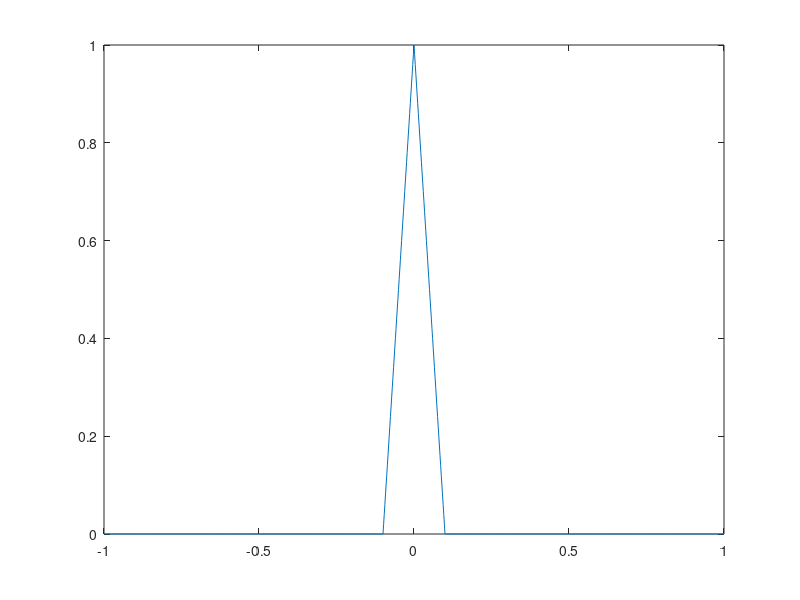
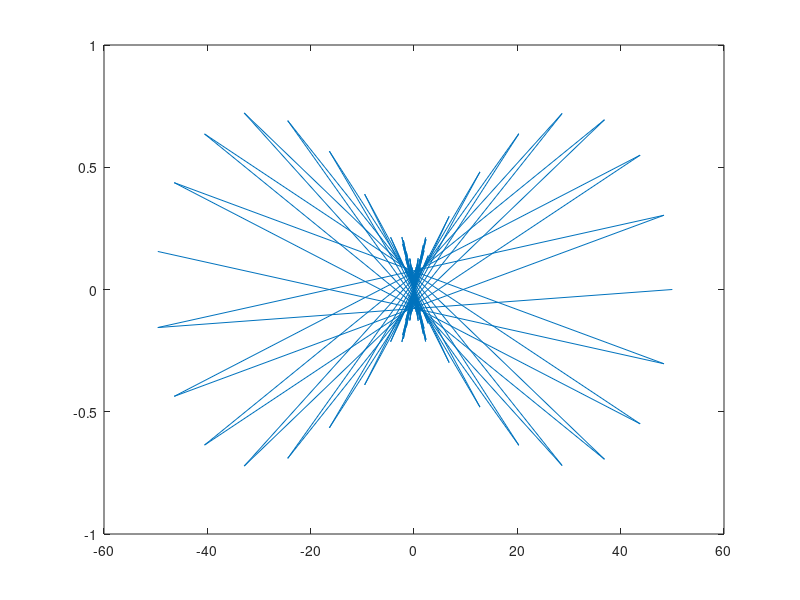

Here is the MATLAB script that generated these plots, in order:
%% Simulation Tool 

%% A 
% p(t) is the pulse shape
% transform of a triangular pulse is a sinc squared
% triangle is the convolution of two rectangular pulses
Tp = 0.1;
dt = Tp/50;
t = -1: dt: 1;
p_t = (1 - (1/Tp)*abs(t)).* (abs(t) <= Tp); 

fast_trans = fft(p_t); 
figure(1);
plot(t, p_t); 

figure(2);
plot(fast_trans); 

%% C
N = 10;                % N = 10
Xn = 2*((rand(1,N)>0.5)-0.5);

%% D
